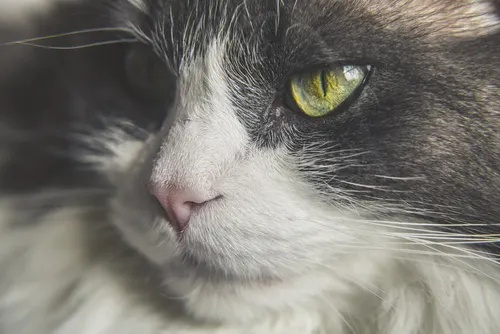
#> input picture image_converted.jpg, 500 x 334 px
$ jupyter execute 'Assignment - 5.ipynb'
#> lines starting #> are read from the running program, lines starting #| are printed output that depends on the picture; after the words box and inside, x2 and y2 are one past the last pixel; in counts of white or black regions, pixels touching at a corner belong together
[cell 1]
import cv2
import matplotlib.pyplot as plt

image = cv2.imread('image_converted.jpg', cv2.IMREAD_GRAYSCALE)
#> image: shape (334, 500); min 23, max 244, mean 118.9

blurred = cv2.GaussianBlur(image, (5, 5), 1.4)
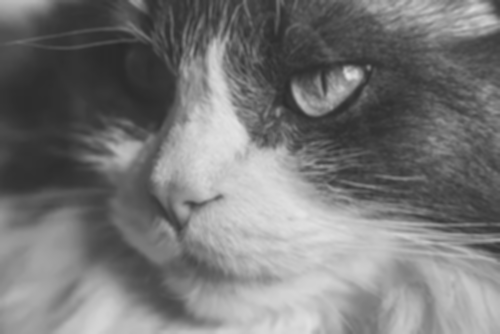
#> blurred: shape (334, 500); min 40, max 227, mean 118.9

edges = cv2.Canny(blurred, threshold1=150, threshold2=150)
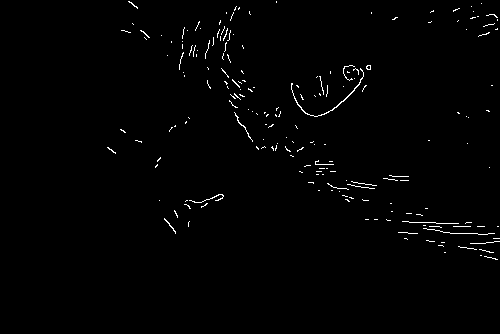
#> edges: shape (334, 500); 1% white in thin lines or dots, all inside (x1, y1, x2, y2) = (107, 1, 500, 260)

plt.figure(figsize=(10, 6))
plt.subplot(1, 2, 1)
plt.title("Original Image")
plt.imshow(image, cmap='gray')
plt.axis('off')

plt.subplot(1, 2, 2)
plt.title("Canny Edges")
plt.imshow(edges, cmap='gray')
plt.axis('off')
plt.show()
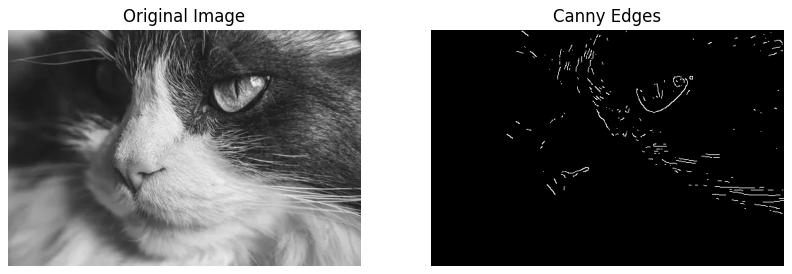
#> figure drawn by matplotlib, 2 panels

[cell 2]
import cv2
import numpy as np
import matplotlib.pyplot as plt

img = cv2.imread('image_converted.jpg')
#> img is the input picture: shape (334, 500, 3); mean B, G, R 112.3, 119, 121.2
gray = cv2.cvtColor(img, cv2.COLOR_BGR2GRAY)

gray = np.float32(gray)

dst = cv2.cornerHarris(gray, blockSize=2, ksize=3, k=0.04)
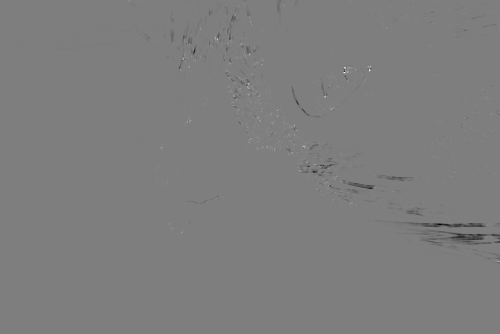
#> dst: shape (334, 500) float32; min -9512004, max 9639522, mean -27024.9; drawn with min black and max white

dst = cv2.dilate(dst, None)
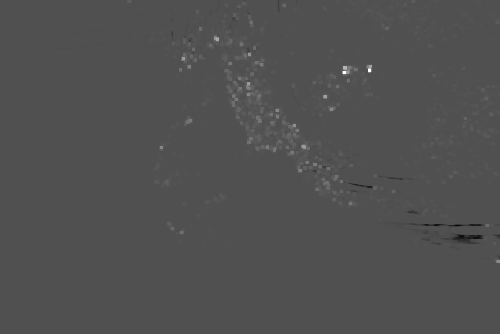
#> dst: shape (334, 500) float32; min -4411257, max 9639522, mean 38109.4; drawn with min black and max white

img[dst > 0.01 * dst.max()] = [0, 0, 255]
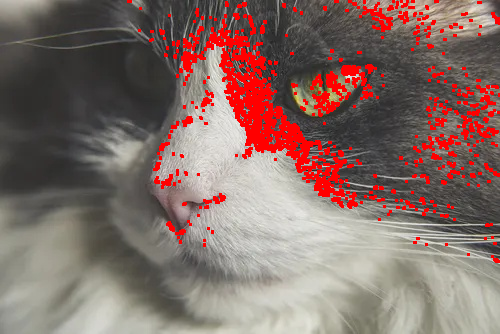
#> img: shape (334, 500, 3); 8.51% of pixels changed, all inside (x1, y1, x2, y2) = (127, 0, 500, 263)

# Display result
plt.imshow(cv2.cvtColor(img, cv2.COLOR_BGR2RGB))
plt.title('Harris Corners')
plt.axis('off')
plt.show()

$ run again, with download.jpg copied over image_converted.jpg
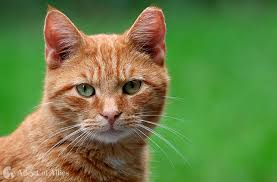
#> input picture download.jpg, 277 x 182 px
#> `edges = cv2.Canny(blurred, threshold1=150, threshold2=150)`:
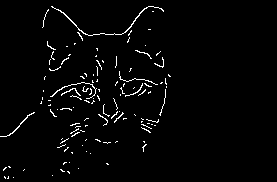
#> edges: shape (182, 277); 2.4% white in thin lines or dots, all inside (x1, y1, x2, y2) = (0, 6, 171, 179)
#> img is the input picture: shape (182, 277, 3); mean B, G, R 69.2, 129.5, 105.6
#> `img[dst > 0.01 * dst.max()] = [0, 0, 255]`:
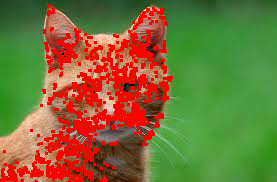
#> img: shape (182, 277, 3); 15.98% of pixels changed, all inside (x1, y1, x2, y2) = (0, 4, 173, 182)

$ run again, with download2.jpg copied over image_converted.jpg
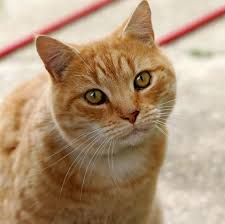
#> input picture download2.jpg, 225 x 224 px
#> `edges = cv2.Canny(blurred, threshold1=150, threshold2=150)`:
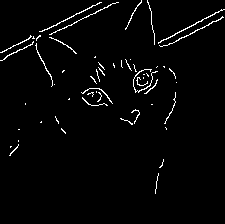
#> edges: shape (224, 225); 2.4% white in thin lines or dots, all inside (x1, y1, x2, y2) = (0, 0, 225, 194)
#> img is the input picture: shape (224, 225, 3); mean B, G, R 120.8, 148.9, 175.9
#> `img[dst > 0.01 * dst.max()] = [0, 0, 255]`:
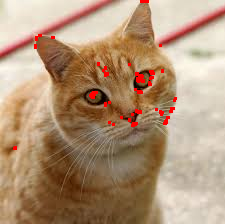
#> img: shape (224, 225, 3); 1.28% of pixels changed, all inside (x1, y1, x2, y2) = (13, 0, 177, 150)

$ run again, with image.jpg copied over image_converted.jpg
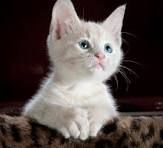
#> input picture image.jpg, 163 x 148 px
#> `edges = cv2.Canny(blurred, threshold1=150, threshold2=150)`:
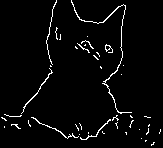
#> edges: shape (148, 163); 3.3% white in thin lines or dots
#> img is the input picture: shape (148, 163, 3); mean B, G, R 72.7, 75.8, 86.2
#> `img[dst > 0.01 * dst.max()] = [0, 0, 255]`:
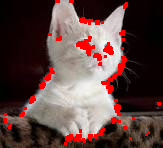
#> img: shape (148, 163, 3); 6.04% of pixels changed, all inside (x1, y1, x2, y2) = (3, 0, 161, 145)
